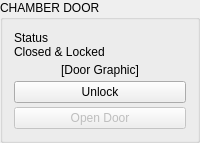
             <widget class="QGroupBox" name="gb_chamber_door">
              <property name="sizePolicy">
               <sizepolicy hsizetype="Expanding" vsizetype="Expanding">
                <horstretch>0</horstretch>
                <verstretch>0</verstretch>
               </sizepolicy>
              </property>
              <property name="title">
               <string>CHAMBER DOOR</string>
              </property>
              <layout class="QVBoxLayout">
               <property name="spacing">
                <number>4</number>
               </property>
               <item>
                <widget class="QLabel" name="label">
                 <property name="text">
                  <string>Status
Closed &amp; Locked</string>
                 </property>
                </widget>
               </item>
               <item>
                <widget class="QLabel" name="label">
                 <property name="text">
                  <string>[Door Graphic]</string>
                 </property>
                 <property name="alignment">
                  <set>Qt::AlignmentFlag::AlignCenter</set>
                 </property>
                </widget>
               </item>
               <item>
                <widget class="QPushButton" name="pushButton">
                 <property name="minimumSize">
                  <size>
                   <width>0</width>
                   <height>20</height>
                  </size>
                 </property>
                 <property name="text">
                  <string>Unlock</string>
                 </property>
                </widget>
               </item>
               <item>
                <widget class="QPushButton" name="pushButton">
                 <property name="enabled">
                  <bool>false</bool>
                 </property>
                 <property name="minimumSize">
                  <size>
                   <width>0</width>
                   <height>20</height>
                  </size>
                 </property>
                 <property name="text">
                  <string>Open Door</string>
                 </property>
                </widget>
               </item>
              </layout>
             </widget>
